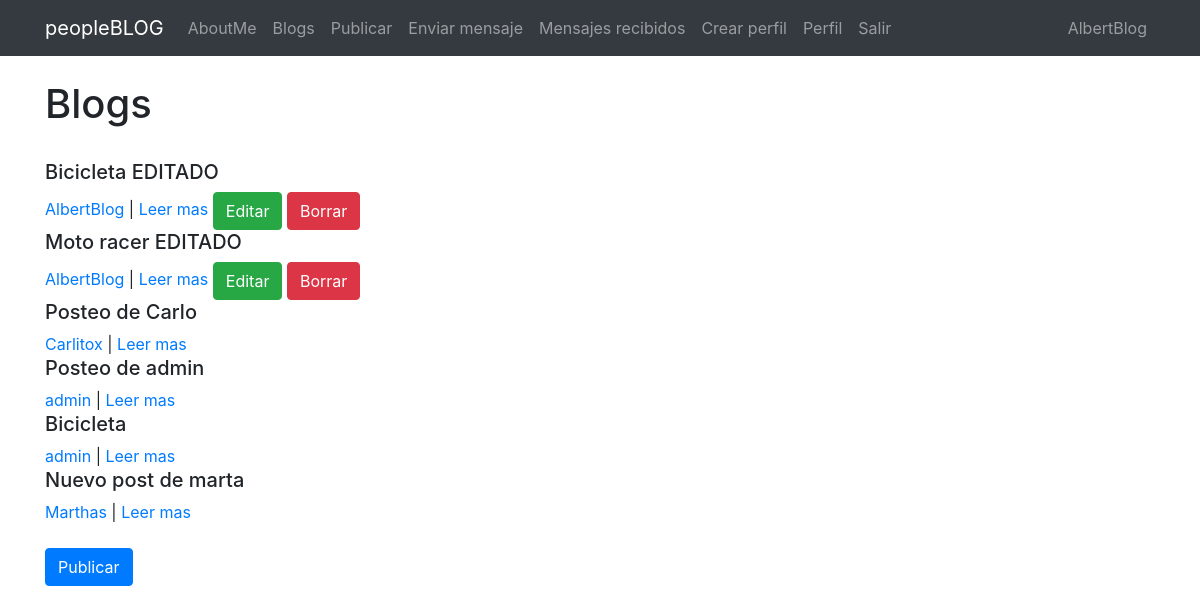
/blog/leerpaginas/ (signed in), run on the app's committed database.
### Blog/models.py (models this page shows, shortened)
class Pagina(models.Model):
    titulo=models.CharField(max_length=100)
    subtitulo=models.CharField(max_length=100)
    user= models.ForeignKey(User, on_delete=models.CASCADE)
    imagen= models.ImageField(null=True, blank=True, upload_to="post")
    cuerpo=RichTextField(null=True, blank=True)
    creado=models.DateField(auto_now_add=True)
    editado=models.DateField(auto_now=True)

### Blog/views.py (the view)
# urls.py: path('leerpaginas/', views.leerpaginas, name="leerpaginas"),
def leerpaginas(request):
    paginas=Pagina.objects.all()
    return render(request, "listapaginas_copia.html", {"paginas":paginas})

### Templates/listapaginas_copia.html (shortened to what this page needs)
{% extends "padre.html" %}
{% load static %}
{% block content %}
<h1>Blogs</h1>
<br>
{% for pagina in paginas %}
<h5>{{ pagina.titulo }}</h5>
<a href="{% url 'profile' pagina.user.id %}">{{ pagina.user }}</a> |
<a href="{% url 'paginadetalle' pagina.id %}">Leer mas</a>
    {% if user.is_authenticated %}
        {% if user.id == pagina.user.id %}
            <a class="btn btn-success" href="{% url 'editarpagina' pagina.id %}">Editar</a>
            <a class="btn btn-danger" href="{% url 'pagina_borrar' pagina.id %}">Borrar</a>
        {% endif %}
    {% endif %}
{% endfor %}
<br>
<br>
    {% if user.is_authenticated %}
        <a class="btn btn-primary" href="{% url 'nuevopost'  %}">Publicar</a>
    {% endif %}
{% endblock %}

### Templates/padre.html (shortened to what this page needs)
<!doctype html>
<html lang="en">
  <head>
    <link rel="stylesheet" href="https://cdn.jsdelivr.net/npm/bootstrap@4.6.2/dist/css/bootstrap.min.css">
  </head>
  <body>
    <nav class="navbar navbar-expand-lg navbar-dark bg-dark">
        <div class="container">
            <a class="navbar-brand" href="{% url 'inicio' %}">peopleBLOG</a>
        <div class="collapse navbar-collapse" id="navbarNavAltMarkup">
            <div class="navbar-nav">
              <a class="nav-link" href="{% url 'sobremi' %}">AboutMe</a>
                <a class="nav-link" href="{% url 'leerpaginas' %}">Blogs</a>
                {% if user.is_authenticated %}
                <a class="nav-link" href="{% url 'nuevopost' %}">Publicar</a>
                <a class="nav-link" href="{% url 'enviarmensaje' %}">Enviar mensaje</a>
                <a class="nav-link" href="{% url 'buscarmensaje' %}">Mensajes recibidos</a>
                <a class="nav-link" href="{% url 'crearprofile' %}">Crear perfil</a>
                <a class="nav-link" href="{% url 'profile' user.id %}">Perfil</a>
                <a class="nav-link" href="{% url 'logout' %}">Salir</a>
                {% else %}
                <a class="nav-link" href="{% url 'login' %}">Ingresar</a>
                <a class="nav-link" href="{% url 'registro' %}">Registrarse</a>
                {% endif %}
        </div>
        <ul class="navbar-nav ml-auto">
          <li class="nav-link" href="#">
            {{ user.username }}
          </li>
        </ul>
    </nav>
<br/>
<div class="container">
        {% block content %}
        {% endblock %}
</div>
  </body>
  </html>

### data on the page
Pagina: titulo "Bicicleta EDITADO", user "AlbertBlog", shows "Editar"
Pagina: titulo "Moto racer EDITADO", user "AlbertBlog", shows "Editar"
Pagina: titulo "Posteo de Carlo", user "Carlitox"
Pagina: titulo "Posteo de admin", user "admin"
Pagina: titulo "Bicicleta", user "admin"
Pagina: titulo "Nuevo post de marta", user "Marthas"

### other printed values
{{ user.username }} "AlbertBlog"
